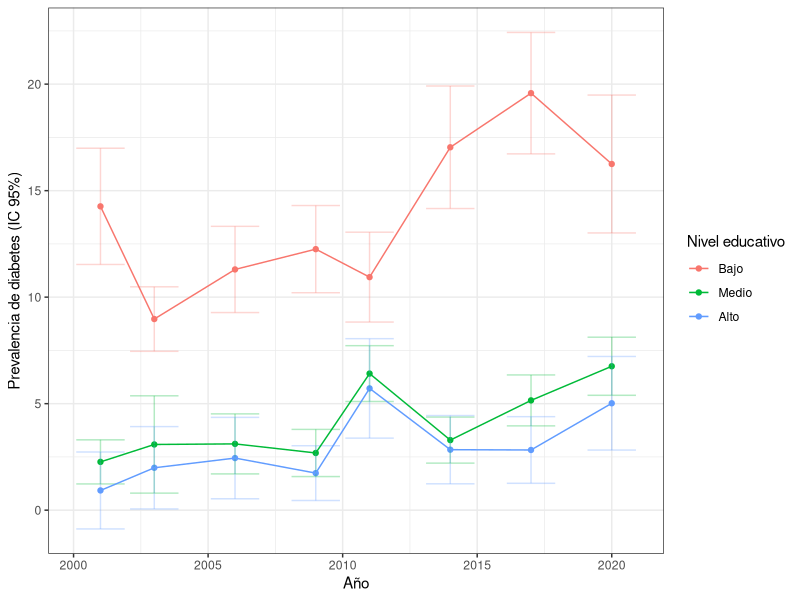
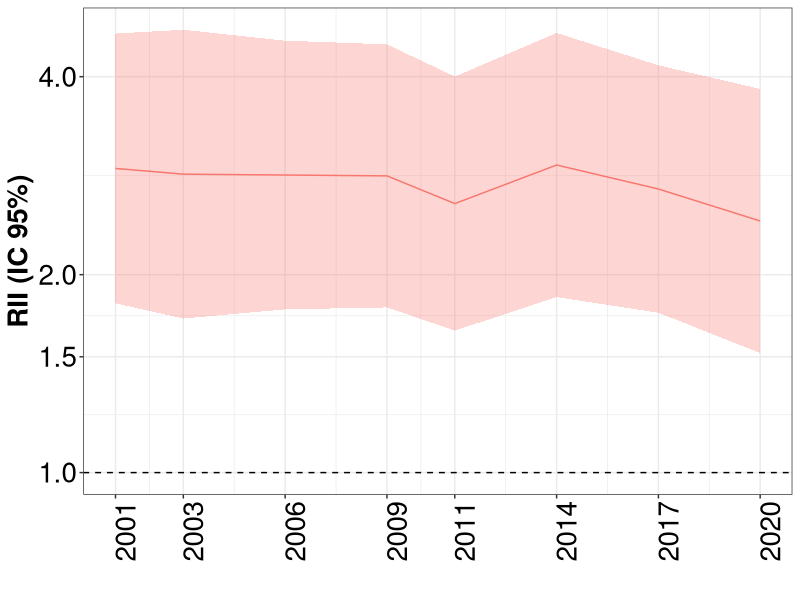
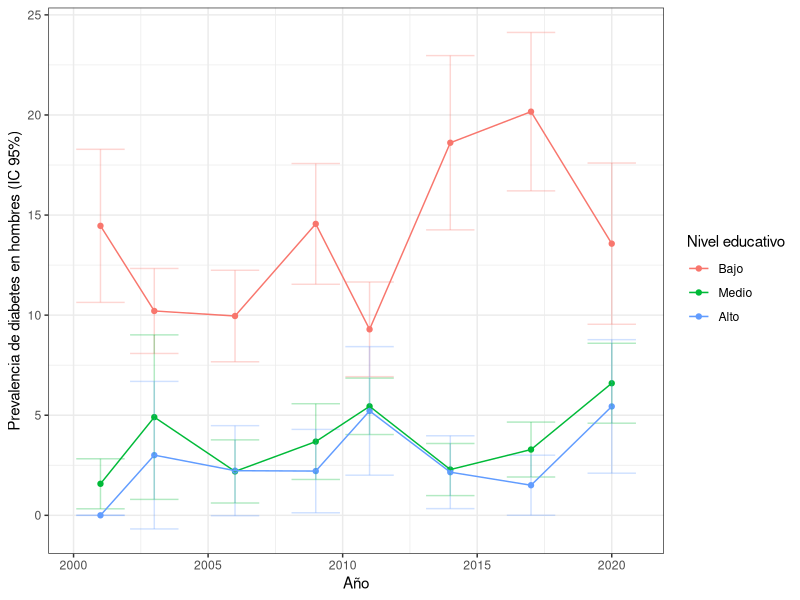
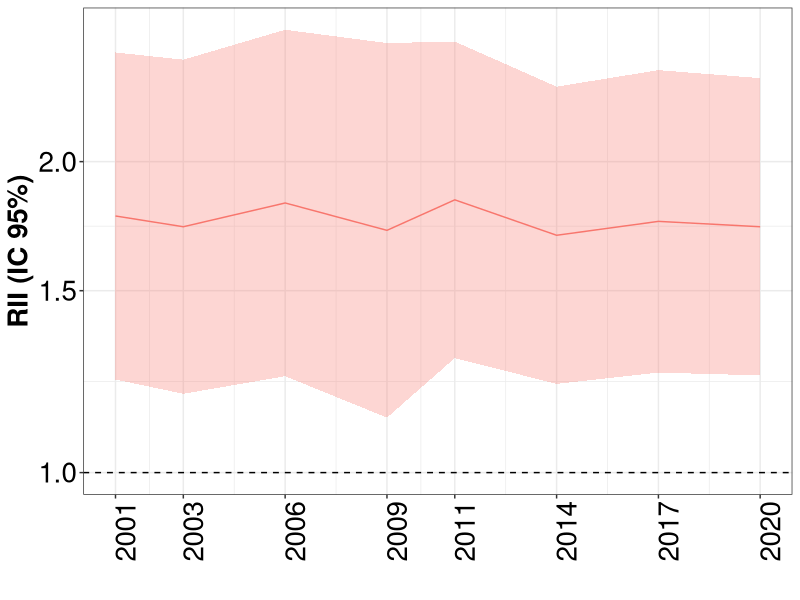
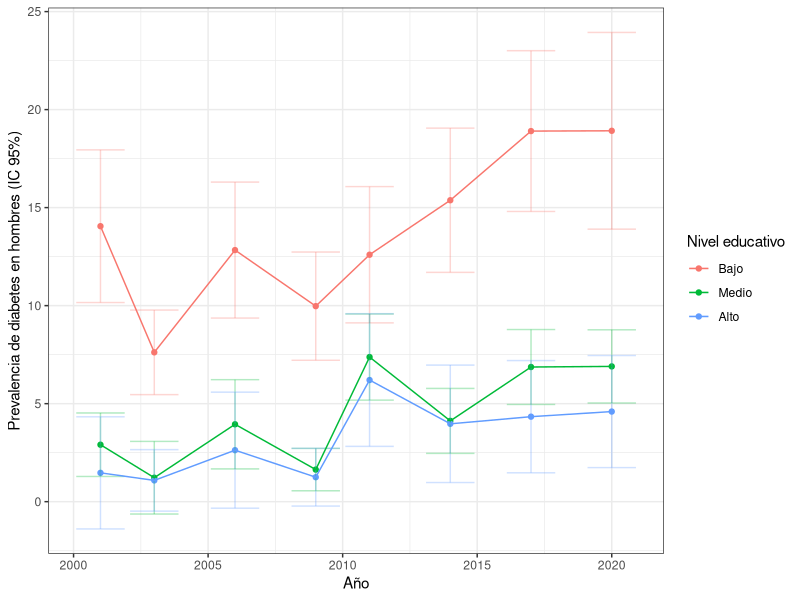
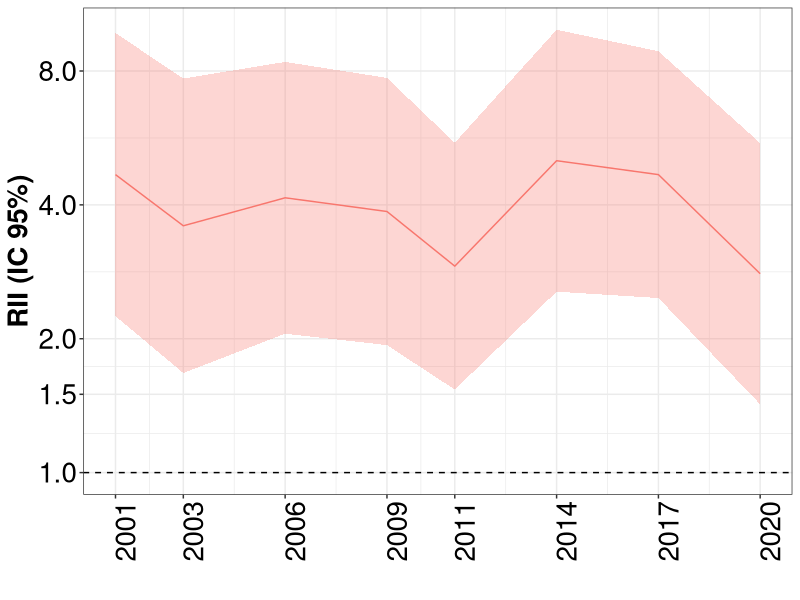
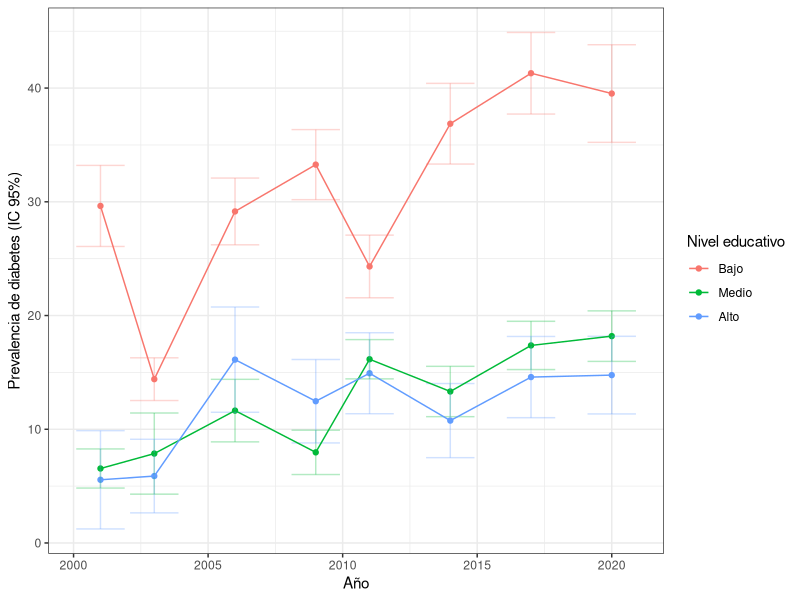
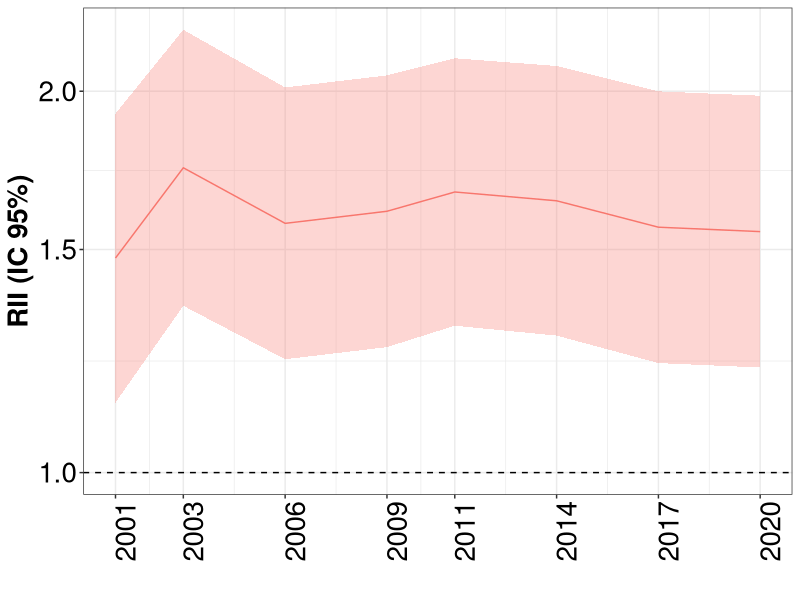

Reproduce these figures in R, in order.
## ---- chunk 1
knitr::opts_chunk$set(echo = TRUE)
library(tidyverse)
library(readxl)
library(ggplot2)
setwd(getwd())

## ---- chunk 2

desigualdades_rii_spain <- read.csv("rii_spain.csv")
prevalencias_spain <- read.csv("prevalencias_spain.csv")

prevalencias_ccaa <- read.csv("prevalencias_ccaa.csv")

prevalencias_ca <- prevalencias_ccaa %>%
  filter(abreviatura=="AN") %>%
  mutate(educa=case_when(education_3==1~"Bajo", 
                         education_3==2~"Medio", 
                         education_3==3~"Alto"), 
         educa=factor(educa, levels=c("Bajo", "Medio", "Alto"))) %>%
  mutate(sexo=case_when(sexo=="0"~"Hombre",
                        sexo=="1"~"Mujeres",
                        sexo=="Overall"~"Overall"),
         sexo=factor(sexo, levels=c("Overall", "Hombre", "Mujeres")))

desigualdades_rii_ccaa <- read.csv("rii_ccaa.csv")
desigualdades_ca <- desigualdades_rii_ccaa %>%
  filter(abreviatura == "AN")

## ---- chunk 3
figura1_an <-
prevalencias_ca %>%
  filter(sexo=="Overall") %>%
  ggplot(aes(x=encuesta, y=diabetes*100, color=educa, 
             ymin=diabetes_low*100, ymax=diabetes_upp*100))+
  geom_point()+
  geom_errorbar(alpha=0.3)+
  geom_line()+
  #scale_x_date(date_labels = "%Y")+
  labs(x="Año", y="Prevalencia de diabetes (IC 95%)")+
  guides(color=guide_legend(title="Nivel educativo"))+
  theme_bw()
figura1_an

## ---- chunk 4
figura2_an <-
desigualdades_ca %>%
  filter(fr =="diabetes", sexo=="Overall") %>%
  ggplot(aes(x=as.Date(encuesta), y=rii, ymin=rii_infci, ymax=rii_supci, group=fr)) +
  geom_hline(yintercept = 1, lty = 2) +
  geom_ribbon(alpha=0.3, aes(fill=fr)) +
  geom_line(aes(color=fr)) +
  scale_y_continuous(trans="log", breaks=c(0.75, 1, 1.5, 2, 4, 8, 16, 32))+
  scale_x_date(date_labels = "%Y", breaks = unique(as.Date(desigualdades_ca$encuesta)))+
  labs(x="", y="RII (IC 95%)")+
  theme_bw()+
  theme(axis.text=element_text(size=20, color="black"),
                  axis.title=element_text(size=20, face="bold", color="black"),
                  axis.text.x = element_text(angle = 90),
                  strip.text = element_text(size=20, face="bold", color="black"),
                  legend.position="none")
figura2_an

## ---- chunk 5

figura3_an <-
prevalencias_ca %>%
  filter(sexo=="Hombre") %>%
  ggplot(aes(x=encuesta, y=diabetes*100, color=educa, 
             ymin=diabetes_low*100, ymax=diabetes_upp*100))+
  geom_point()+
  geom_errorbar(alpha=0.3)+
  geom_line()+
  #scale_x_date(date_labels = "%Y")+
  labs(x="Año", y="Prevalencia de diabetes en hombres (IC 95%)")+
  guides(color=guide_legend(title="Nivel educativo"))+
  theme_bw()
figura3_an
## ---- chunk 6
figura4_an <-
desigualdades_ca %>%
  filter(fr =="diabetes", sexo=="Hombre") %>%
  ggplot(aes(x=as.Date(encuesta), y=rii, ymin=rii_infci, ymax=rii_supci, group=fr)) +
  geom_hline(yintercept = 1, lty = 2) +
  geom_ribbon(alpha=0.3, aes(fill=fr)) +
  geom_line(aes(color=fr)) +
  scale_y_continuous(trans="log", breaks=c(0.75, 1, 1.5, 2, 4, 8, 16, 32))+
  scale_x_date(date_labels = "%Y", breaks = unique(as.Date(desigualdades_ca$encuesta)))+
  labs(x="", y="RII (IC 95%)")+
  theme_bw()+
  theme(axis.text=element_text(size=20, color="black"),
                  axis.title=element_text(size=20, face="bold", color="black"),
                  axis.text.x = element_text(angle = 90),
                  strip.text = element_text(size=20, face="bold", color="black"),
                  legend.position="none")
figura4_an
## ---- chunk 7
figura5_an <-
prevalencias_ca %>%
  filter(sexo=="Mujeres") %>%
  ggplot(aes(x=encuesta, y=diabetes*100, color=educa, 
             ymin=diabetes_low*100, ymax=diabetes_upp*100))+
  geom_point()+
  geom_errorbar(alpha=0.3)+
  geom_line()+
  #scale_x_date(date_labels = "%Y")+
  labs(x="Año", y="Prevalencia de diabetes en hombres (IC 95%)")+
  guides(color=guide_legend(title="Nivel educativo"))+
  theme_bw()
figura5_an
## ---- chunk 8
figura6_an<-
desigualdades_ca %>%
  filter(fr =="diabetes", sexo=="Mujeres") %>%
  ggplot(aes(x=as.Date(encuesta), y=rii, ymin=rii_infci, ymax=rii_supci, group=fr)) +
  geom_hline(yintercept = 1, lty = 2) +
  geom_ribbon(alpha=0.3, aes(fill=fr)) +
  geom_line(aes(color=fr)) +
  scale_y_continuous(trans="log", breaks=c(0.75, 1, 1.5, 2, 4, 8, 16, 32))+
  scale_x_date(date_labels = "%Y", breaks = unique(as.Date(desigualdades_ca$encuesta)))+
  labs(x="", y="RII (IC 95%)")+
  theme_bw()+
  theme(axis.text=element_text(size=20, color="black"),
                  axis.title=element_text(size=20, face="bold", color="black"),
                  axis.text.x = element_text(angle = 90),
                  strip.text = element_text(size=20, face="bold", color="black"),
                  legend.position="none")
figura6_an

## ---- chunk 9
figura7_an <-
prevalencias_ca %>%
  filter(sexo=="Overall") %>%
  ggplot(aes(x=encuesta, y=hta*100, color=educa, 
             ymin=hta_low*100, ymax=hta_upp*100))+
  geom_point()+
  geom_errorbar(alpha=0.3)+
  geom_line()+
  #scale_x_date(date_labels = "%Y")+
  labs(x="Año", y="Prevalencia de diabetes (IC 95%)")+
  guides(color=guide_legend(title="Nivel educativo"))+
  theme_bw()
figura7_an
## ---- chunk 10
figura8_an<-
desigualdades_ca %>%
  filter(fr =="hta", sexo=="Overall") %>%
  ggplot(aes(x=as.Date(encuesta), y=rii, ymin=rii_infci, ymax=rii_supci, group=fr)) +
  geom_hline(yintercept = 1, lty = 2) +
  geom_ribbon(alpha=0.3, aes(fill=fr)) +
  geom_line(aes(color=fr)) +
  scale_y_continuous(trans="log", breaks=c(0.75, 1, 1.5, 2, 4, 8, 16, 32))+
  scale_x_date(date_labels = "%Y", breaks = unique(as.Date(desigualdades_ca$encuesta)))+
  labs(x="", y="RII (IC 95%)")+
  theme_bw()+
  theme(axis.text=element_text(size=20, color="black"),
                  axis.title=element_text(size=20, face="bold", color="black"),
                  axis.text.x = element_text(angle = 90),
                  strip.text = element_text(size=20, face="bold", color="black"),
                  legend.position="none")
figura8_an
## ---- chunk 11
figura9_an <-
prevalencias_ca %>%
  filter(sexo=="Hombre") %>%
  ggplot(aes(x=encuesta, y=hta*100, color=educa, 
             ymin=hta_low*100, ymax=hta_upp*100))+
  geom_point()+
  geom_errorbar(alpha=0.3)+
  geom_line()+
  #scale_x_date(date_labels = "%Y")+
  labs(x="Año", y="Prevalencia de diabetes (IC 95%)")+
  guides(color=guide_legend(title="Nivel educativo"))+
  theme_bw()
figura9_an
## ---- chunk 12
figura10_an<-
desigualdades_ca %>%
  filter(fr =="hta", sexo=="Hombre") %>%
  ggplot(aes(x=as.Date(encuesta), y=rii, ymin=rii_infci, ymax=rii_supci, group=fr)) +
  geom_hline(yintercept = 1, lty = 2) +
  geom_ribbon(alpha=0.3, aes(fill=fr)) +
  geom_line(aes(color=fr)) +
  scale_y_continuous(trans="log", breaks=c(0.75, 1, 1.5, 2, 4, 8, 16, 32))+
  scale_x_date(date_labels = "%Y", breaks = unique(as.Date(desigualdades_ca$encuesta)))+
  labs(x="", y="RII (IC 95%)")+
  theme_bw()+
  theme(axis.text=element_text(size=20, color="black"),
                  axis.title=element_text(size=20, face="bold", color="black"),
                  axis.text.x = element_text(angle = 90),
                  strip.text = element_text(size=20, face="bold", color="black"),
                  legend.position="none")
figura10_an
## ---- chunk 13
figura11_an <-
prevalencias_ca %>%
  filter(sexo=="Mujeres") %>%
  ggplot(aes(x=encuesta, y=hta*100, color=educa, 
             ymin=hta_low*100, ymax=hta_upp*100))+
  geom_point()+
  geom_errorbar(alpha=0.3)+
  geom_line()+
  #scale_x_date(date_labels = "%Y")+
  labs(x="Año", y="Prevalencia de diabetes (IC 95%)")+
  guides(color=guide_legend(title="Nivel educativo"))+
  theme_bw()
figura11_an
## ---- chunk 14
figura12_an<-
desigualdades_ca %>%
  filter(fr =="hta", sexo=="Mujeres") %>%
  ggplot(aes(x=as.Date(encuesta), y=rii, ymin=rii_infci, ymax=rii_supci, group=fr)) +
  geom_hline(yintercept = 1, lty = 2) +
  geom_ribbon(alpha=0.3, aes(fill=fr)) +
  geom_line(aes(color=fr)) +
  scale_y_continuous(trans="log", breaks=c(0.75, 1, 1.5, 2, 4, 8, 16, 32))+
  scale_x_date(date_labels = "%Y", breaks = unique(as.Date(desigualdades_ca$encuesta)))+
  labs(x="", y="RII (IC 95%)")+
  theme_bw()+
  theme(axis.text=element_text(size=20, color="black"),
                  axis.title=element_text(size=20, face="bold", color="black"),
                  axis.text.x = element_text(angle = 90),
                  strip.text = element_text(size=20, face="bold", color="black"),
                  legend.position="none")
figura12_an
## ---- chunk 15
figura13_an <-
prevalencias_ca %>%
  filter(sexo=="Overall") %>%
  ggplot(aes(x=encuesta, y=obesity*100, color=educa, 
             ymin=obesity_low*100, ymax=obesity_upp*100))+
  geom_point()+
  geom_errorbar(alpha=0.3)+
  geom_line()+
  #scale_x_date(date_labels = "%Y")+
  labs(x="Año", y="Prevalencia de diabetes (IC 95%)")+
  guides(color=guide_legend(title="Nivel educativo"))+
  theme_bw()
figura13_an
## ---- chunk 16
figura14_an <-
desigualdades_ca %>%
  filter(fr =="obesity", sexo=="Overall") %>%
  ggplot(aes(x=as.Date(encuesta), y=rii, ymin=rii_infci, ymax=rii_supci, group=fr)) +
  geom_hline(yintercept = 1, lty = 2) +
  geom_ribbon(alpha=0.3, aes(fill=fr)) +
  geom_line(aes(color=fr)) +
  scale_y_continuous(trans="log", breaks=c(0.75, 1, 1.5, 2, 4, 8, 16, 32))+
  scale_x_date(date_labels = "%Y", breaks = unique(as.Date(desigualdades_ca$encuesta)))+
  labs(x="", y="RII (IC 95%)")+
  theme_bw()+
  theme(axis.text=element_text(size=20, color="black"),
                  axis.title=element_text(size=20, face="bold", color="black"),
                  axis.text.x = element_text(angle = 90),
                  strip.text = element_text(size=20, face="bold", color="black"),
                  legend.position="none")
figura14_an
## ---- chunk 17
figura15_an <-
prevalencias_ca %>%
  filter(sexo=="Hombre") %>%
  ggplot(aes(x=encuesta, y=obesity*100, color=educa, 
             ymin=obesity_low*100, ymax=obesity_upp*100))+
  geom_point()+
  geom_errorbar(alpha=0.3)+
  geom_line()+
  #scale_x_date(date_labels = "%Y")+
  labs(x="Año", y="Prevalencia de diabetes (IC 95%)")+
  guides(color=guide_legend(title="Nivel educativo"))+
  theme_bw()
figura15_an

## ---- chunk 18
figura16_an <-
desigualdades_ca %>%
  filter(fr =="obesity", sexo=="Hombre") %>%
  ggplot(aes(x=as.Date(encuesta), y=rii, ymin=rii_infci, ymax=rii_supci, group=fr)) +
  geom_hline(yintercept = 1, lty = 2) +
  geom_ribbon(alpha=0.3, aes(fill=fr)) +
  geom_line(aes(color=fr)) +
  scale_y_continuous(trans="log", breaks=c(0.75, 1, 1.5, 2, 4, 8, 16, 32))+
  scale_x_date(date_labels = "%Y", breaks = unique(as.Date(desigualdades_ca$encuesta)))+
  labs(x="", y="RII (IC 95%)")+
  theme_bw()+
  theme(axis.text=element_text(size=20, color="black"),
                  axis.title=element_text(size=20, face="bold", color="black"),
                  axis.text.x = element_text(angle = 90),
                  strip.text = element_text(size=20, face="bold", color="black"),
                  legend.position="none")
figura16_an
## ---- chunk 19
figura17_an <-
prevalencias_ca %>%
  filter(sexo=="Mujeres") %>%
  ggplot(aes(x=encuesta, y=obesity*100, color=educa, 
             ymin=obesity_low*100, ymax=obesity_upp*100))+
  geom_point()+
  geom_errorbar(alpha=0.3)+
  geom_line()+
  #scale_x_date(date_labels = "%Y")+
  labs(x="Año", y="Prevalencia de diabetes (IC 95%)")+
  guides(color=guide_legend(title="Nivel educativo"))+
  theme_bw()
figura17_an
## ---- chunk 20
figura18_an <-
desigualdades_ca %>%
  filter(fr =="obesity", sexo=="Mujeres") %>%
  ggplot(aes(x=as.Date(encuesta), y=rii, ymin=rii_infci, ymax=rii_supci, group=fr)) +
  geom_hline(yintercept = 1, lty = 2) +
  geom_ribbon(alpha=0.3, aes(fill=fr)) +
  geom_line(aes(color=fr)) +
  scale_y_continuous(trans="log", breaks=c(0.75, 1, 1.5, 2, 4, 8, 16, 32))+
  scale_x_date(date_labels = "%Y", breaks = unique(as.Date(desigualdades_ca$encuesta)))+
  labs(x="", y="RII (IC 95%)")+
  theme_bw()+
  theme(axis.text=element_text(size=20, color="black"),
                  axis.title=element_text(size=20, face="bold", color="black"),
                  axis.text.x = element_text(angle = 90),
                  strip.text = element_text(size=20, face="bold", color="black"),
                  legend.position="none")
figura18_an
## ---- chunk 21
figura19_an <-
prevalencias_ca %>%
  filter(sexo=="Overall") %>%
  ggplot(aes(x=encuesta, y=col*100, color=educa, 
             ymin=col_low*100, ymax=col_upp*100))+
  geom_point()+
  geom_errorbar(alpha=0.3)+
  geom_line()+
  #scale_x_date(date_labels = "%Y")+
  labs(x="Año", y="Prevalencia de diabetes (IC 95%)")+
  guides(color=guide_legend(title="Nivel educativo"))+
  theme_bw()
figura19_an

## ---- chunk 22
figura20_an <-
desigualdades_ca %>%
  filter(fr =="col", sexo=="Overall") %>%
  ggplot(aes(x=as.Date(encuesta), y=rii, ymin=rii_infci, ymax=rii_supci, group=fr)) +
  geom_hline(yintercept = 1, lty = 2) +
  geom_ribbon(alpha=0.3, aes(fill=fr)) +
  geom_line(aes(color=fr)) +
  scale_y_continuous(trans="log", breaks=c(0.75, 1, 1.5, 2, 4, 8, 16, 32))+
  scale_x_date(date_labels = "%Y", breaks = unique(as.Date(desigualdades_ca$encuesta)))+
  labs(x="", y="RII (IC 95%)")+
  theme_bw()+
  theme(axis.text=element_text(size=20, color="black"),
                  axis.title=element_text(size=20, face="bold", color="black"),
                  axis.text.x = element_text(angle = 90),
                  strip.text = element_text(size=20, face="bold", color="black"),
                  legend.position="none")
figura20_an
## ---- chunk 23
figura21_an <-
prevalencias_ca %>%
  filter(sexo=="Hombre") %>%
  ggplot(aes(x=encuesta, y=col*100, color=educa, 
             ymin=col_low*100, ymax=col_upp*100))+
  geom_point()+
  geom_errorbar(alpha=0.3)+
  geom_line()+
  #scale_x_date(date_labels = "%Y")+
  labs(x="Año", y="Prevalencia de diabetes (IC 95%)")+
  guides(color=guide_legend(title="Nivel educativo"))+
  theme_bw()
figura21_an

## ---- chunk 24
figura22_an <-
desigualdades_ca %>%
  filter(fr =="col", sexo=="Hombre") %>%
  ggplot(aes(x=as.Date(encuesta), y=rii, ymin=rii_infci, ymax=rii_supci, group=fr)) +
  geom_hline(yintercept = 1, lty = 2) +
  geom_ribbon(alpha=0.3, aes(fill=fr)) +
  geom_line(aes(color=fr)) +
  scale_y_continuous(trans="log", breaks=c(0.75, 1, 1.5, 2, 4, 8, 16, 32))+
  scale_x_date(date_labels = "%Y", breaks = unique(as.Date(desigualdades_ca$encuesta)))+
  labs(x="", y="RII (IC 95%)")+
  theme_bw()+
  theme(axis.text=element_text(size=20, color="black"),
                  axis.title=element_text(size=20, face="bold", color="black"),
                  axis.text.x = element_text(angle = 90),
                  strip.text = element_text(size=20, face="bold", color="black"),
                  legend.position="none")
figura22_an
## ---- chunk 25
figura23_an <-
prevalencias_ca %>%
  filter(sexo=="Mujeres") %>%
  ggplot(aes(x=encuesta, y=col*100, color=educa, 
             ymin=col_low*100, ymax=col_upp*100))+
  geom_point()+
  geom_errorbar(alpha=0.3)+
  geom_line()+
  #scale_x_date(date_labels = "%Y")+
  labs(x="Año", y="Prevalencia de diabetes (IC 95%)")+
  guides(color=guide_legend(title="Nivel educativo"))+
  theme_bw()
figura23_an

## ---- chunk 26
figura24_an <-
desigualdades_ca %>%
  filter(fr =="col", sexo=="Mujeres") %>%
  ggplot(aes(x=as.Date(encuesta), y=rii, ymin=rii_infci, ymax=rii_supci, group=fr)) +
  geom_hline(yintercept = 1, lty = 2) +
  geom_ribbon(alpha=0.3, aes(fill=fr)) +
  geom_line(aes(color=fr)) +
  scale_y_continuous(trans="log", breaks=c(0.75, 1, 1.5, 2, 4, 8, 16, 32))+
  scale_x_date(date_labels = "%Y", breaks = unique(as.Date(desigualdades_ca$encuesta)))+
  labs(x="", y="RII (IC 95%)")+
  theme_bw()+
  theme(axis.text=element_text(size=20, color="black"),
                  axis.title=element_text(size=20, face="bold", color="black"),
                  axis.text.x = element_text(angle = 90),
                  strip.text = element_text(size=20, face="bold", color="black"),
                  legend.position="none")
figura24_an
## ---- chunk 27
figura25_an <-
prevalencias_ca %>%
  filter(sexo=="Overall", encuesta!="2009") %>%
  ggplot(aes(x=encuesta, y=sedentario*100, color=educa, 
             ymin=sedentario_low*100, ymax=sedentario_upp*100))+
  geom_point()+
  geom_errorbar(alpha=0.3)+
  geom_line()+
  #scale_x_date(date_labels = "%Y")+
  labs(x="Año", y="Prevalencia de diabetes (IC 95%)")+
  guides(color=guide_legend(title="Nivel educativo"))+
  theme_bw()
figura25_an

## ---- chunk 28
figura26_an <-
desigualdades_ca %>%
  filter(fr =="sedentario", sexo=="Overall") %>%
  ggplot(aes(x=as.Date(encuesta), y=rii, ymin=rii_infci, ymax=rii_supci, group=fr)) +
  geom_hline(yintercept = 1, lty = 2) +
  geom_ribbon(alpha=0.3, aes(fill=fr)) +
  geom_line(aes(color=fr)) +
  scale_y_continuous(trans="log", breaks=c(0.75, 1, 1.5, 2, 4, 8, 16, 32))+
  scale_x_date(date_labels = "%Y", breaks = unique(as.Date(desigualdades_ca$encuesta)))+
  labs(x="", y="RII (IC 95%)")+
  theme_bw()+
  theme(axis.text=element_text(size=20, color="black"),
                  axis.title=element_text(size=20, face="bold", color="black"),
                  axis.text.x = element_text(angle = 90),
                  strip.text = element_text(size=20, face="bold", color="black"),
                  legend.position="none")
figura26_an
## ---- chunk 29
figura27_an <-
prevalencias_ca %>%
  filter(sexo=="Hombre", encuesta!="2009") %>%
  ggplot(aes(x=encuesta, y=sedentario*100, color=educa, 
             ymin=sedentario_low*100, ymax=sedentario_upp*100))+
  geom_point()+
  geom_errorbar(alpha=0.3)+
  geom_line()+
  #scale_x_date(date_labels = "%Y")+
  labs(x="Año", y="Prevalencia de diabetes (IC 95%)")+
  guides(color=guide_legend(title="Nivel educativo"))+
  theme_bw()
figura27_an
## ---- chunk 30
figura28_an <-
desigualdades_ca %>%
  filter(fr =="sedentario", sexo=="Hombre") %>%
  ggplot(aes(x=as.Date(encuesta), y=rii, ymin=rii_infci, ymax=rii_supci, group=fr)) +
  geom_hline(yintercept = 1, lty = 2) +
  geom_ribbon(alpha=0.3, aes(fill=fr)) +
  geom_line(aes(color=fr)) +
  scale_y_continuous(trans="log", breaks=c(0.75, 1, 1.5, 2, 4, 8, 16, 32))+
  scale_x_date(date_labels = "%Y", breaks = unique(as.Date(desigualdades_ca$encuesta)))+
  labs(x="", y="RII (IC 95%)")+
  theme_bw()+
  theme(axis.text=element_text(size=20, color="black"),
                  axis.title=element_text(size=20, face="bold", color="black"),
                  axis.text.x = element_text(angle = 90),
                  strip.text = element_text(size=20, face="bold", color="black"),
                  legend.position="none")
figura28_an

## ---- chunk 31
figura29_an <-
prevalencias_ca %>%
  filter(sexo=="Mujeres", encuesta!="2009") %>%
  ggplot(aes(x=encuesta, y=sedentario*100, color=educa, 
             ymin=sedentario_low*100, ymax=sedentario_upp*100))+
  geom_point()+
  geom_errorbar(alpha=0.3)+
  geom_line()+
  #scale_x_date(date_labels = "%Y")+
  labs(x="Año", y="Prevalencia de diabetes (IC 95%)")+
  guides(color=guide_legend(title="Nivel educativo"))+
  theme_bw()
figura29_an
## ---- chunk 32
figura30_an <-
desigualdades_ca %>%
  filter(fr =="sedentario", sexo=="Mujeres", X<2704) %>%
  ggplot(aes(x=as.Date(encuesta), y=rii, ymin=rii_infci, ymax=rii_supci, group=fr)) +
  geom_hline(yintercept = 1, lty = 2) +
  geom_ribbon(alpha=0.3, aes(fill=fr)) +
  geom_line(aes(color=fr)) +
  scale_y_continuous(trans="log", breaks=c(0.75, 1, 1.5, 2, 4, 8, 16, 32))+
  scale_x_date(date_labels = "%Y", breaks = unique(as.Date(desigualdades_ca$encuesta)))+
  labs(x="", y="RII (IC 95%)")+
  theme_bw()+
  theme(axis.text=element_text(size=20, color="black"),
                  axis.title=element_text(size=20, face="bold", color="black"),
                  axis.text.x = element_text(angle = 90),
                  strip.text = element_text(size=20, face="bold", color="black"),
                  legend.position="none")
figura30_an
## ---- chunk 33
figura31_an <-
  prevalencias_ca %>%
  filter(sexo=="Overall") %>%
  ggplot(aes(x=encuesta, y=smoking*100, color=educa, 
             ymin=smoking_low*100, ymax=smoking_upp*100))+
  geom_point()+
  geom_errorbar(alpha=0.3)+
  geom_line()+
  #scale_x_date(date_labels = "%Y")+
  labs(x="Año", y="Prevalencia de diabetes (IC 95%)")+
  guides(color=guide_legend(title="Nivel educativo"))+
  theme_bw()
figura31_an
## ---- chunk 34
figura32_an <-
desigualdades_ca %>%
  filter(fr =="smoking", sexo=="Overall") %>%
  ggplot(aes(x=as.Date(encuesta), y=rii, ymin=rii_infci, ymax=rii_supci, group=fr)) +
  geom_hline(yintercept = 1, lty = 2) +
  geom_ribbon(alpha=0.3, aes(fill=fr)) +
  geom_line(aes(color=fr)) +
  scale_y_continuous(trans="log", breaks=c(0.75, 1, 1.5, 2, 4, 8, 16, 32))+
  scale_x_date(date_labels = "%Y", breaks = unique(as.Date(desigualdades_ca$encuesta)))+
  labs(x="", y="RII (IC 95%)")+
  theme_bw()+
  theme(axis.text=element_text(size=20, color="black"),
                  axis.title=element_text(size=20, face="bold", color="black"),
                  axis.text.x = element_text(angle = 90),
                  strip.text = element_text(size=20, face="bold", color="black"),
                  legend.position="none")
figura32_an
## ---- chunk 35
figura33_an <-
  prevalencias_ca %>%
  filter(sexo=="Hombre") %>%
  ggplot(aes(x=encuesta, y=smoking*100, color=educa, 
             ymin=smoking_low*100, ymax=smoking_upp*100))+
  geom_point()+
  geom_errorbar(alpha=0.3)+
  geom_line()+
  #scale_x_date(date_labels = "%Y")+
  labs(x="Año", y="Prevalencia de diabetes (IC 95%)")+
  guides(color=guide_legend(title="Nivel educativo"))+
  theme_bw()
figura33_an

## ---- chunk 36
figura34_an <-
desigualdades_ca %>%
  filter(fr =="smoking", sexo=="Hombre") %>%
  ggplot(aes(x=as.Date(encuesta), y=rii, ymin=rii_infci, ymax=rii_supci, group=fr)) +
  geom_hline(yintercept = 1, lty = 2) +
  geom_ribbon(alpha=0.3, aes(fill=fr)) +
  geom_line(aes(color=fr)) +
  scale_y_continuous(trans="log", breaks=c(0.75, 1, 1.5, 2, 4, 8, 16, 32))+
  scale_x_date(date_labels = "%Y", breaks = unique(as.Date(desigualdades_ca$encuesta)))+
  labs(x="", y="RII (IC 95%)")+
  theme_bw()+
  theme(axis.text=element_text(size=20, color="black"),
                  axis.title=element_text(size=20, face="bold", color="black"),
                  axis.text.x = element_text(angle = 90),
                  strip.text = element_text(size=20, face="bold", color="black"),
                  legend.position="none")
figura34_an
## ---- chunk 37
figura35_an <-
  prevalencias_ca %>%
  filter(sexo=="Hombre") %>%
  ggplot(aes(x=encuesta, y=smoking*100, color=educa, 
             ymin=smoking_low*100, ymax=smoking_upp*100))+
  geom_point()+
  geom_errorbar(alpha=0.3)+
  geom_line()+
  #scale_x_date(date_labels = "%Y")+
  labs(x="Año", y="Prevalencia de diabetes (IC 95%)")+
  guides(color=guide_legend(title="Nivel educativo"))+
  theme_bw()
figura35_an
## ---- chunk 38
figura36_an <-
desigualdades_ca %>%
  filter(fr =="smoking", sexo=="Mujeres") %>%
  ggplot(aes(x=as.Date(encuesta), y=rii, ymin=rii_infci, ymax=rii_supci, group=fr)) +
  geom_hline(yintercept = 1, lty = 2) +
  geom_ribbon(alpha=0.3, aes(fill=fr)) +
  geom_line(aes(color=fr)) +
  scale_y_continuous(trans="log", breaks=c(0.75, 1, 1.5, 2, 4, 8, 16, 32))+
  scale_x_date(date_labels = "%Y", breaks = unique(as.Date(desigualdades_ca$encuesta)))+
  labs(x="", y="RII (IC 95%)")+
  theme_bw()+
  theme(axis.text=element_text(size=20, color="black"),
                  axis.title=element_text(size=20, face="bold", color="black"),
                  axis.text.x = element_text(angle = 90),
                  strip.text = element_text(size=20, face="bold", color="black"),
                  legend.position="none")
figura36_an

## ---- chunk 39
figura37_an <-
  prevalencias_ca %>%
  filter(sexo=="Overall") %>%
  ggplot(aes(x=encuesta, y=alcohol*100, color=educa, 
             ymin=alcohol_low*100, ymax=alcohol_upp*100))+
  geom_point()+
  geom_errorbar(alpha=0.3)+
  geom_line()+
  #scale_x_date(date_labels = "%Y")+
  labs(x="Año", y="Prevalencia de diabetes (IC 95%)")+
  guides(color=guide_legend(title="Nivel educativo"))+
  theme_bw()
figura37_an
## ---- chunk 40
figura38_an <-
desigualdades_ca %>%
  filter(fr =="alcohol", sexo=="Overall") %>%
  ggplot(aes(x=as.Date(encuesta), y=rii, ymin=rii_infci, ymax=rii_supci, group=fr)) +
  geom_hline(yintercept = 1, lty = 2) +
  geom_ribbon(alpha=0.3, aes(fill=fr)) +
  geom_line(aes(color=fr)) +
  scale_y_continuous(trans="log", breaks=c(0.75, 1, 1.5, 2, 4, 8, 16, 32))+
  scale_x_date(date_labels = "%Y", breaks = unique(as.Date(desigualdades_ca$encuesta)))+
  labs(x="", y="RII (IC 95%)")+
  theme_bw()+
  theme(axis.text=element_text(size=20, color="black"),
                  axis.title=element_text(size=20, face="bold", color="black"),
                  axis.text.x = element_text(angle = 90),
                  strip.text = element_text(size=20, face="bold", color="black"),
                  legend.position="none")
figura38_an
## ---- chunk 41
figura39_an <-
  prevalencias_ca %>%
  filter(sexo=="Hombre") %>%
  ggplot(aes(x=encuesta, y=alcohol*100, color=educa, 
             ymin=alcohol_low*100, ymax=alcohol_upp*100))+
  geom_point()+
  geom_errorbar(alpha=0.3)+
  geom_line()+
  #scale_x_date(date_labels = "%Y")+
  labs(x="Año", y="Prevalencia de diabetes (IC 95%)")+
  guides(color=guide_legend(title="Nivel educativo"))+
  theme_bw()
figura39_an

## ---- chunk 42
figura40_an <-
desigualdades_ca %>%
  filter(fr =="alcohol", sexo=="Hombre") %>%
  ggplot(aes(x=as.Date(encuesta), y=rii, ymin=rii_infci, ymax=rii_supci, group=fr)) +
  geom_hline(yintercept = 1, lty = 2) +
  geom_ribbon(alpha=0.3, aes(fill=fr)) +
  geom_line(aes(color=fr)) +
  scale_y_continuous(trans="log", breaks=c(0.75, 1, 1.5, 2, 4, 8, 16, 32))+
  scale_x_date(date_labels = "%Y", breaks = unique(as.Date(desigualdades_ca$encuesta)))+
  labs(x="", y="RII (IC 95%)")+
  theme_bw()+
  theme(axis.text=element_text(size=20, color="black"),
                  axis.title=element_text(size=20, face="bold", color="black"),
                  axis.text.x = element_text(angle = 90),
                  strip.text = element_text(size=20, face="bold", color="black"),
                  legend.position="none")
figura40_an
## ---- chunk 43
figura41_an <-
  prevalencias_ca %>%
  filter(sexo=="Mujeres") %>%
  ggplot(aes(x=encuesta, y=alcohol*100, color=educa, 
             ymin=alcohol_low*100, ymax=alcohol_upp*100))+
  geom_point()+
  geom_errorbar(alpha=0.3)+
  geom_line()+
  #scale_x_date(date_labels = "%Y")+
  labs(x="Año", y="Prevalencia de diabetes (IC 95%)")+
  guides(color=guide_legend(title="Nivel educativo"))+
  theme_bw()
figura41_an

## ---- chunk 44
figura42_an <-
desigualdades_ca %>%
  filter(fr =="alcohol", sexo=="Mujeres") %>%
  ggplot(aes(x=as.Date(encuesta), y=rii, ymin=rii_infci, ymax=rii_supci, group=fr)) +
  geom_hline(yintercept = 1, lty = 2) +
  geom_ribbon(alpha=0.3, aes(fill=fr)) +
  geom_line(aes(color=fr)) +
  scale_y_continuous(trans="log", breaks=c(0.75, 1, 1.5, 2, 4, 8, 16, 32))+
  scale_x_date(date_labels = "%Y", breaks = unique(as.Date(desigualdades_ca$encuesta)))+
  labs(x="", y="RII (IC 95%)")+
  theme_bw()+
  theme(axis.text=element_text(size=20, color="black"),
                  axis.title=element_text(size=20, face="bold", color="black"),
                  axis.text.x = element_text(angle = 90),
                  strip.text = element_text(size=20, face="bold", color="black"),
                  legend.position="none")
figura42_an
